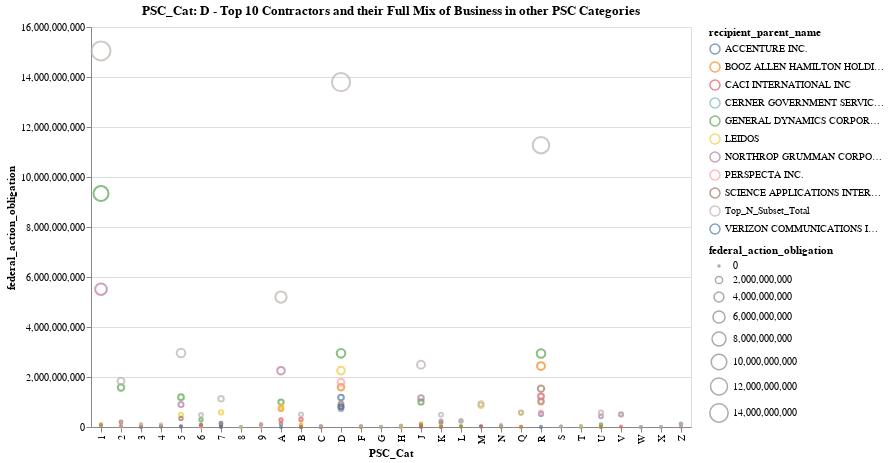

The notebook cell this image was saved under:
### Code cell
# Explore mix of business for the top 10 in D
gfy = '2019'
psc_cat = 'D'
top_N_firms = 10
selector = (df_share_by_PSC['action_date_fiscal_year'] == gfy) & (df_share_by_PSC['PSC_Cat'] == psc_cat)
df_plot = df_share_by_PSC[selector].sort_values(by=['federal_action_obligation'], ascending=False)[:top_N_firms]

top_N_parent_names = sorted(df_plot['recipient_parent_name'].unique())

selector = (df_by_Dept_Agency_Office_PSC_Contractor['action_date_fiscal_year']==gfy) & (df_by_Dept_Agency_Office_PSC_Contractor['recipient_parent_name'].isin(top_N_parent_names))
df_explore = df_by_Dept_Agency_Office_PSC_Contractor[selector].groupby(['recipient_parent_name', 'PSC_Cat'])['federal_action_obligation'].sum().reset_index()
df_explore_pivot = df_explore.query('federal_action_obligation > 1e6').pivot_table(index=['recipient_parent_name'], columns=['PSC_Cat'], values=['federal_action_obligation'], aggfunc=np.sum, margins=True, fill_value=0.0)
df_explore_pivot

df_explore_all = df_explore.groupby(['PSC_Cat'])['federal_action_obligation'].sum().reset_index()
df_explore_all['recipient_parent_name'] = "Top_N_Subset_Total"
df_explore_all

source = pd.concat([df_explore, df_explore_all]).query("federal_action_obligation > 1e6")

alt.Chart(source, title=f"PSC_Cat: {psc_cat} - Top {top_N_firms} Contractors and their Full Mix of Business in other PSC Categories").mark_point().encode(
    x=alt.X('PSC_Cat'),
    y=alt.Y('federal_action_obligation'),
    size = alt.Size('federal_action_obligation:Q'),
    color = alt.Color('recipient_parent_name:N'),
    tooltip = [alt.Tooltip('recipient_parent_name')]
).properties(
width=600,
height=400
)

### Figure 1 — Vega-Lite specification as saved in the notebook (floating-point values rounded to 4 significant figures; data arrays with more than 128 entries replaced by an {"elided": "..."} marker saying what was removed)
{"config": {"view": {"continuousWidth": 400, "continuousHeight": 300}}, "data": {"name": "data-26a98b16d5475ffc9ecf778aa9102ca9"}, "mark": "point", "encoding": {"color": {"type": "nominal", "field": "recipient_parent_name"}, "size": {"type": "quantitative", "field": "federal_action_obligation"}, "tooltip": [{"type": "nominal", "field": "recipient_parent_name"}], "x": {"type": "nominal", "field": "PSC_Cat"}, "y": {"type": "quantitative", "field": "federal_action_obligation"}}, "height": 400, "title": "PSC_Cat: D - Top 10 Contractors and their Full Mix of Business in other PSC Categories", "width": 600, "$schema": "https://vega.github.io/schema/vega-lite/v4.8.1.json", "datasets": {"data-26a98b16d5475ffc9ecf778aa9102ca9": {"elided": "157 records"}}}
